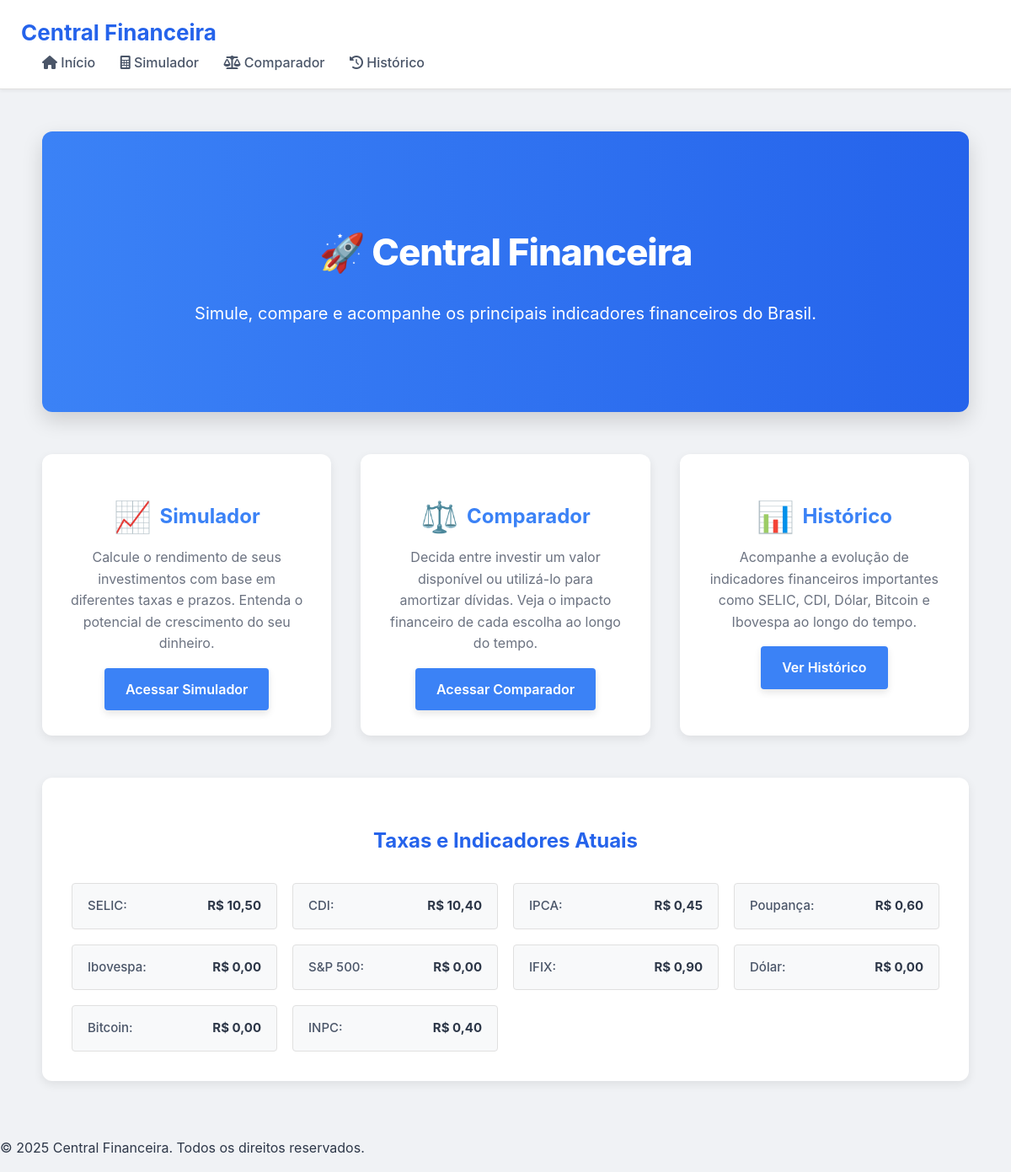
Before: / with the older database file.
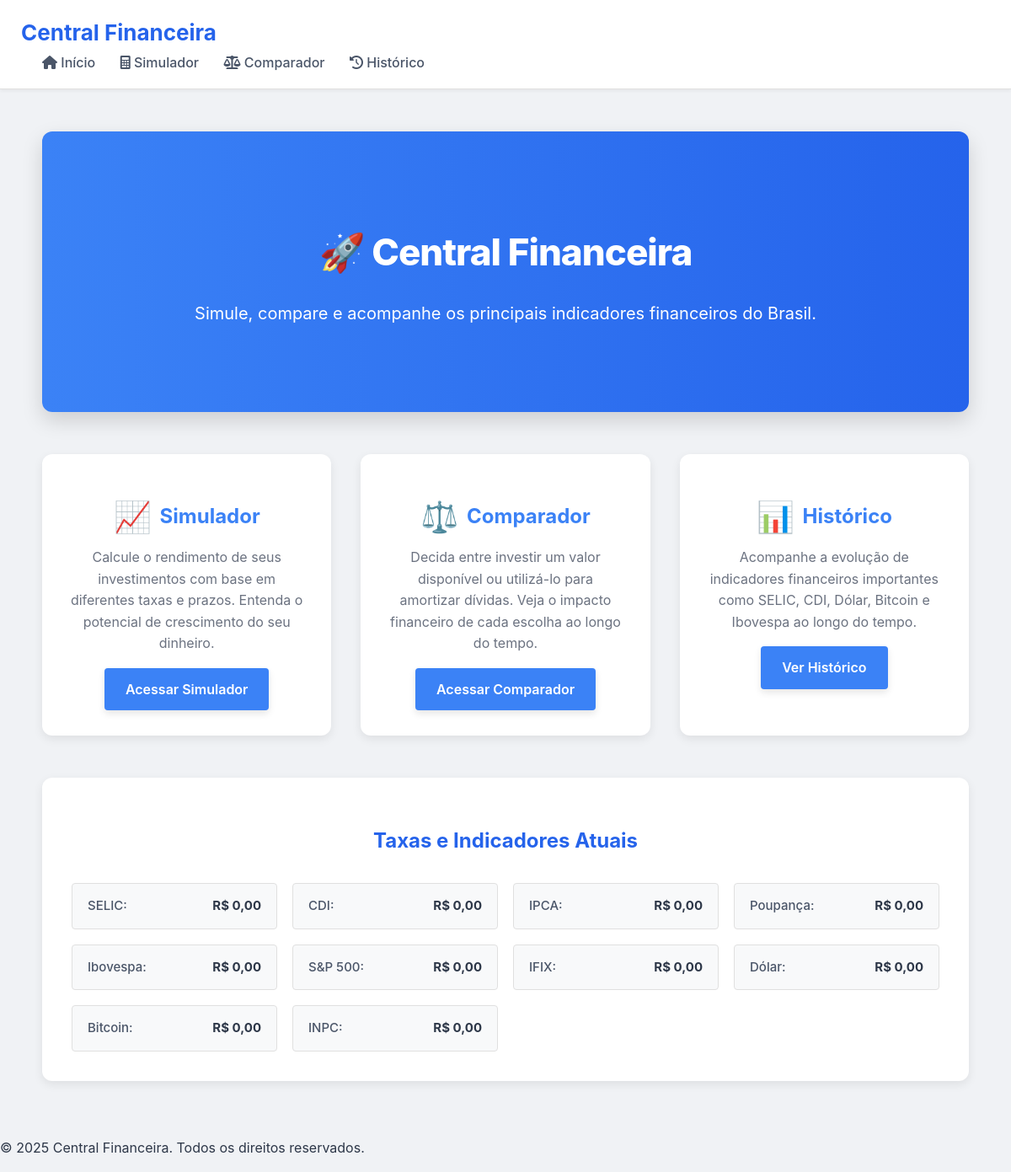
After: the same page with the newer database file.
### tables this page shows
CREATE TABLE ativos (
                data TEXT PRIMARY KEY,
                selic REAL,
                cdi REAL,
                dolar REAL,
                bitcoin REAL,
                ibovespa REAL,
                sp500 REAL,
                ifix REAL,
                inpc REAL,
                ipca REAL,
                poupanca REAL
            );

### app.py (the view)
@app.route('/')
def index():
    rates = {
        'selic': obter_taxa_atual('selic'),
        'cdi': obter_taxa_atual('cdi'),
        'ipca': obter_taxa_atual('ipca'),
        'poupanca': obter_taxa_atual('poupanca'),
        'ibovespa': obter_taxa_atual('ibovespa'),
        'dolar': obter_taxa_atual('dolar'),
        'bitcoin': obter_taxa_atual('bitcoin'),
        'ifix': obter_taxa_atual('ifix'),
        'inpc': obter_taxa_atual('inpc'),
        'sp500': obter_taxa_atual('sp500')
    }
    now = datetime.now()
    return render_template('index.html', rates=rates, now=now)

### app.py (called while the page is built)
def format_currency_br(value, is_percentage=False, decimal_places=2):
    if value is None:
        return 'N/A'
    try:
        val_float = float(value)
    except (ValueError, TypeError):
        return 'N/A'
    if is_percentage:
        formatted_value = f"{{:.{decimal_places}f}}".format(val_float)
        parts = formatted_value.split('.')
        integer_part = parts[0]
        decimal_part = parts[1] if len(parts) > 1 else ''
        formatted_integer = '{:,.0f}'.format(float(integer_part)).replace(',', 'X').replace('.', ',').replace('X', '.')
        if decimal_part:
            return f"{formatted_integer},{decimal_part}%"
        else:
            return f"{formatted_integer}%"
    else:
        return f"R$ {val_float:,.{decimal_places}f}".replace(",", "X").replace(".", ",").replace("X", ".")

### scripts/database.py (called while the page is built)
def obter_taxa_atual(tipo):
    tipos_validos = [
        'selic', 'cdi', 'dolar', 'bitcoin', 'ibovespa',
        'sp500', 'ifix', 'inpc', 'ipca', 'poupanca'
    ]
    if tipo not in tipos_validos:
        raise ValueError(f"Tipo de taxa inválido: {tipo}")
    with sqlite3.connect(DATABASE) as conn:
        cursor = conn.cursor()
        cursor.execute(f'SELECT "{tipo}" FROM "ativos" ORDER BY "data" DESC LIMIT 1')
        result = cursor.fetchone()
    if result and result[0] is not None:
        return result[0]
    return 0.0  # Ou retorne None, se preferir diferenciar ausência de dado

### templates/index.html
{% extends "base.html" %}
{% block content %}
<div class="container main-page-content modern-home">
    <section class="homepage-hero">
        <h1 class="display-4 fw-bold">🚀 Central Financeira</h1>
        <p class="lead">Simule, compare e acompanhe os principais indicadores financeiros do Brasil.</p>
    </section>
    <div class="homepage-feature-section">
        <div class="homepage-feature simulador">
            <h3>Simulador</h3>
            <p>Calcule o rendimento de seus investimentos com base em diferentes taxas e prazos. Entenda o potencial de crescimento do seu dinheiro.</p>
            <a href="{{ url_for('simulador') }}" class="btn btn-primary">Acessar Simulador</a>
        </div>
        <div class="homepage-feature comparador">
            <h3>Comparador</h3>
            <p>Decida entre investir um valor disponível ou utilizá-lo para amortizar dívidas. Veja o impacto financeiro de cada escolha ao longo do tempo.</p>
            <a href="{{ url_for('comparador_investimento') }}" class="btn btn-primary">Acessar Comparador</a>
        </div>
        <div class="homepage-feature historico">
            <h3>Histórico</h3>
            <p>Acompanhe a evolução de indicadores financeiros importantes como SELIC, CDI, Dólar, Bitcoin e Ibovespa ao longo do tempo.</p>
            <a href="{{ url_for('historico_page') }}" class="btn btn-primary">Ver Histórico</a>
        </div>
    </div>
    <section class="current-rates-section">
        <h2>Taxas e Indicadores Atuais</h2>
        <div class="rates-list">
            <div class="rate-item"><span>SELIC:</span> <span class="rate-value">{{ rates.selic | currency_br }}</span></div>
            <div class="rate-item"><span>CDI:</span> <span class="rate-value">{{ rates.cdi | currency_br }}</span></div>
            <div class="rate-item"><span>IPCA:</span> <span class="rate-value">{{ rates.ipca | currency_br }}</span></div>
            <div class="rate-item"><span>Poupança:</span> <span class="rate-value">{{ rates.poupanca | currency_br }}</span></div>
            <div class="rate-item"><span>Ibovespa:</span> <span class="rate-value">{{ rates.ibovespa | currency_br }}</span></div>
            <div class="rate-item"><span>S&amp;P 500:</span> <span class="rate-value">{{ rates.sp500 | currency_br }}</span></div>
            <div class="rate-item"><span>IFIX:</span> <span class="rate-value">{{ rates.ifix | currency_br }}</span></div>
            <div class="rate-item"><span>Dólar:</span> <span class="rate-value">{{ rates.dolar | currency_br }}</span></div>
            <div class="rate-item"><span>Bitcoin:</span> <span class="rate-value">{{ rates.bitcoin | currency_br }}</span></div>
            <div class="rate-item"><span>INPC:</span> <span class="rate-value">{{ rates.inpc | currency_br }}</span></div>
        </div>
    </section>
</div>
{% endblock %}

### templates/base.html (shortened to what this page needs)
<!DOCTYPE html>
<html lang="pt-br">
<head>
    <link rel="stylesheet" href="{{ url_for('static', filename='css/style.css') }}" />
    <link rel="stylesheet" href="https://cdnjs.cloudflare.com/ajax/libs/font-awesome/6.0.0-beta3/css/all.min.css" />
</head>
<body>
    <header class="navbar">
        <div class="navbar-container">
            <h1 class="logo">Central Financeira</h1>
            <nav class="nav-links">
                <a href="{{ url_for('index') }}"><i class="fas fa-home"></i> Início</a>
                <a href="{{ url_for('simulador') }}"><i class="fas fa-calculator"></i> Simulador</a>
                <a href="{{ url_for('comparador_investimento') }}"><i class="fas fa-balance-scale"></i> Comparador</a>
                <a href="{{ url_for('historico_page') }}"><i class="fas fa-history"></i> Histórico</a>
            </nav>
        </div>
    </header>
    <main class="container">
        {% block content %}{% endblock %}
    </main>
    <footer class="footer">
        <p>&copy; {{ now.year }} Central Financeira. Todos os direitos reservados.</p>
    </footer>
</body>
</html>

### static/css/style.css (style rules this page uses)
:root { --primary-color: #3b82f6; --primary-dark-color: #2563eb; --secondary-color: #6b7280; --secondary-dark-color: #4b5563; --background-light: #f8f9fa; --background-medium: #f0f2f5; --text-dark: #2d3748; --text-medium: #4a5568; --text-light: #6b7280; --border-color: #e0e0e0; --card-bg: #ffffff; --shadow-light: 0 2px 4px rgba(0, 0, 0, 0.05); --shadow-medium: 0 4px 12px rgba(0, 0, 0, 0.08); --radius-small: 4px; --radius-medium: 8px; --radius-large: 12px; --primary-color-rgb: 59, 130, 246; }
body { font-family: 'Inter', -apple-system, BlinkMacSystemFont, "Segoe UI", Roboto, Oxygen-Sans, Ubuntu, Cantarell, "Helvetica Neue", sans-serif; background-color: var(--background-medium); color: var(--text-dark); margin: 0; line-height: 1.65; -webkit-font-smoothing: antialiased; -moz-osx-font-smoothing: grayscale; scroll-behavior: smooth; }
.container { max-width: 1280px; margin: 0 auto; padding: 25px; }
.navbar { background-color: var(--card-bg); padding: 18px 25px; border-bottom: 1px solid var(--border-color); display: flex; justify-content: space-between; align-items: center; box-shadow: var(--shadow-light); position: sticky; top: 0; z-index: 100; }
.navbar h1 { margin: 0; font-size: 26px; color: var(--primary-dark-color); font-weight: 700; }
.navbar .nav-links a { color: var(--text-medium); text-decoration: none; margin-left: 25px; font-weight: 500; transition: color 0.3s ease, transform 0.2s ease; position: relative; padding-bottom: 3px; }
.navbar .nav-links a::after { content: ''; position: absolute; width: 0%; height: 2px; bottom: 0; left: 0; background-color: var(--primary-color); transition: width 0.3s ease-in-out; }
.btn { display: inline-flex; align-items: center; justify-content: center; padding: 12px 25px; background-color: var(--primary-color); color: var(--card-bg); border: none; border-radius: var(--radius-small); font-size: 16px; font-weight: 600; cursor: pointer; text-align: center; text-decoration: none; transition: background-color 0.3s ease, transform 0.2s ease, box-shadow 0.3s ease; box-shadow: 0 4px 8px rgba(0, 0, 0, 0.1); }
.current-rates-section { background-color: var(--card-bg); border-radius: var(--radius-large); box-shadow: var(--shadow-medium); padding: 35px; margin-top: 50px; }
.current-rates-section h2 { color: var(--primary-dark-color); font-size: 24px; margin-bottom: 30px; text-align: center; font-weight: 700; }
.rates-list { display: grid; grid-template-columns: repeat(auto-fit, minmax(200px, 1fr)); gap: 18px; }
.rate-item { background-color: var(--background-light); padding: 14px 18px; border-radius: var(--radius-small); border: 1px solid var(--border-color); display: flex; justify-content: space-between; align-items: center; font-size: 15px; transition: all 0.2s ease; }
.rate-item span:first-child { font-weight: 500; color: var(--text-medium); }
.rate-item .rate-value { font-weight: 700; color: var(--text-dark); }
.homepage-hero { background: linear-gradient(to right, var(--primary-color), var(--primary-dark-color)); color: var(--card-bg); padding: 70px 30px; text-align: center; border-radius: var(--radius-large); box-shadow: 0 10px 25px rgba(0, 0, 0, 0.15); margin-bottom: 50px; }
.homepage-hero h1 { font-size: 44px; margin-bottom: 20px; font-weight: 800; letter-spacing: -1px; }
.homepage-hero p { font-size: 20px; max-width: 800px; margin: 0 auto 30px auto; line-height: 1.7; }
.homepage-feature-section { margin-top: 50px; display: grid; grid-template-columns: repeat(auto-fit, minmax(300px, 1fr)); gap: 35px; }
.homepage-feature { background-color: var(--card-bg); border-radius: var(--radius-large); padding: 30px; box-shadow: var(--shadow-medium); text-align: center; transition: transform 0.3s ease, box-shadow 0.3s ease; }
.homepage-feature h3 { color: var(--primary-color); font-size: 24px; margin-bottom: 15px; font-weight: 700; display: flex; align-items: center; justify-content: center; }
.homepage-feature h3::before { font-size: 1.5em; margin-right: 10px; line-height: 1; }
.homepage-feature.simulador h3::before { content: "📈"; }
.homepage-feature.comparador h3::before { content: "⚖️"; }
.homepage-feature.historico h3::before { content: "📊"; }
.homepage-feature p { color: var(--text-light); font-size: 16px; line-height: 1.6; }

Changed rows visible on the page:
removed ativos: selic "R$ 10,50", cdi "R$ 10,40", ipca "R$ 0,45", poupanca "R$ 0,60", ifix "R$ 0,90", inpc "R$ 0,40"
Other visible differences:
{{ rates.selic | currency_br }}: (not shown) → "R$ 0,00"
{{ rates.cdi | currency_br }}: (not shown) → "R$ 0,00"
{{ rates.ipca | currency_br }}: (not shown) → "R$ 0,00"
{{ rates.poupanca | currency_br }}: (not shown) → "R$ 0,00"
{{ rates.ifix | currency_br }}: (not shown) → "R$ 0,00"
{{ rates.inpc | currency_br }}: (not shown) → "R$ 0,00"
